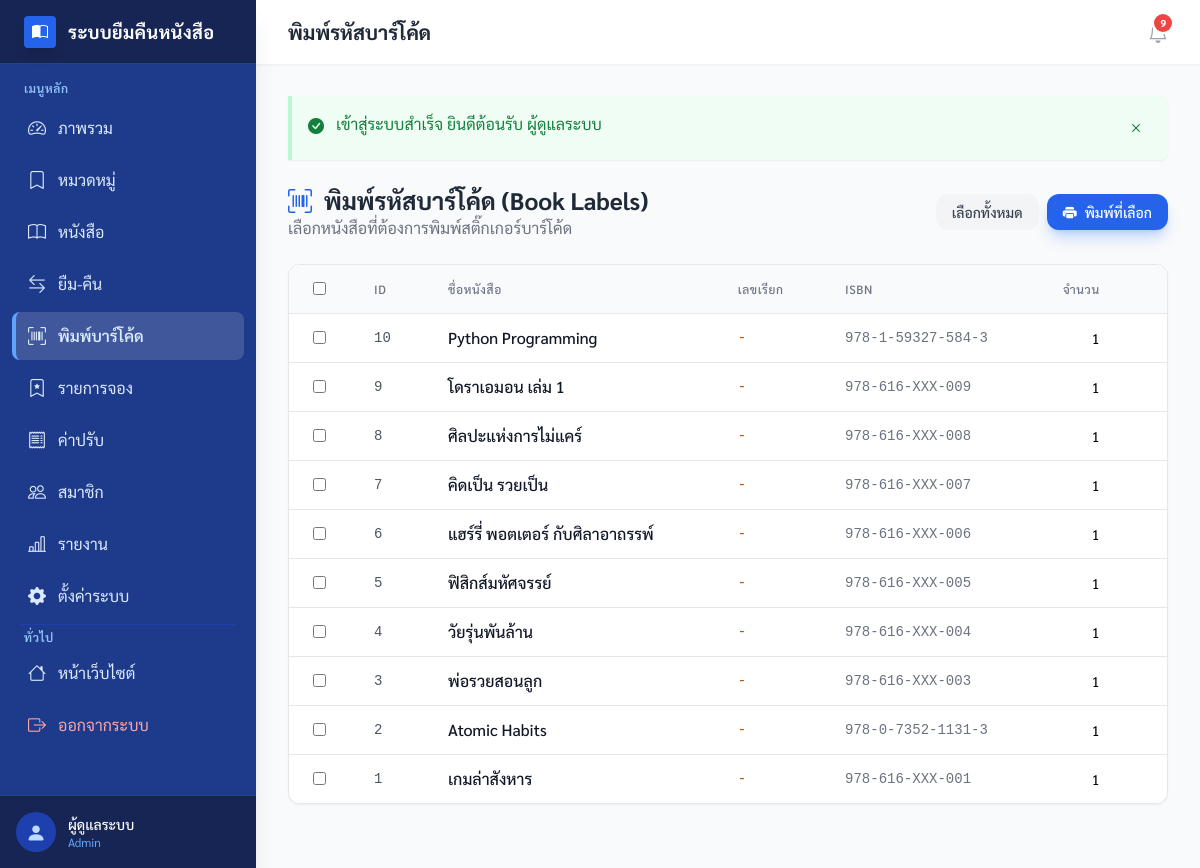
/admin/book_labels.php (signed in), run on the app's committed database.
### tables this page shows
CREATE TABLE IF NOT EXISTS `users` (
    `id` INT AUTO_INCREMENT PRIMARY KEY,
    `name` VARCHAR(100) NOT NULL COMMENT 'ชื่อ-นามสกุล',
    `email` VARCHAR(100) NOT NULL UNIQUE COMMENT 'อีเมล',
    `password` VARCHAR(255) NOT NULL COMMENT 'รหัสผ่าน (bcrypt)',
    `phone` VARCHAR(20) DEFAULT NULL COMMENT 'เบอร์โทรศัพท์',
    `role` ENUM('member', 'admin', 'staff') NOT NULL DEFAULT 'member' COMMENT 'บทบาท',
    `must_change_password` TINYINT(1) NOT NULL DEFAULT 0 COMMENT '1 = ต้องเปลี่ยนรหัสผ่านก่อนใช้งาน (ตั้งตอนนำเข้า/admin สร้างให้)',
    `created_at` DATETIME DEFAULT CURRENT_TIMESTAMP,
    `updated_at` DATETIME DEFAULT CURRENT_TIMESTAMP ON UPDATE CURRENT_TIMESTAMP,
    INDEX `idx_email` (`email`),
    INDEX `idx_role` (`role`)
);

CREATE TABLE IF NOT EXISTS `books` (
    `id` INT AUTO_INCREMENT PRIMARY KEY,
    `title` VARCHAR(200) NOT NULL COMMENT 'ชื่อหนังสือ',
    `author` VARCHAR(100) NOT NULL COMMENT 'ผู้แต่ง',
    `isbn` VARCHAR(20) DEFAULT NULL COMMENT 'รหัส ISBN',
    `call_number` VARCHAR(50) DEFAULT NULL COMMENT 'เลขเรียกหนังสือ — ที่อยู่บนชั้น (รูปแบบอิสระ แต่ละห้องสมุดกำหนดเอง)',
     
     
     
    `search_tokens` TEXT DEFAULT NULL COMMENT 'trigram ของ title+author+isbn+call_number สำหรับ FULLTEXT (สร้างโดย buildSearchTokens())',
    `category_id` INT DEFAULT NULL COMMENT 'หมวดหมู่',
    `description` TEXT DEFAULT NULL COMMENT 'รายละเอียด',
    `copy_notes` TEXT DEFAULT NULL COMMENT 'บันทึกภายในของเจ้าหน้าที่เกี่ยวกับเล่มแต่ละเล่ม (ข้อความอิสระ ระบบไม่ได้ตามรายเล่มให้)',
    `cover_image` VARCHAR(255) DEFAULT NULL COMMENT 'ชื่อไฟล์รูปปก',
    `quantity` INT NOT NULL DEFAULT 1 COMMENT 'จำนวนทั้งหมด',
    `price` DECIMAL(10,2) NULL DEFAULT NULL COMMENT 'ราคาปก — ใช้ตั้งต้นค่าชดใช้ตอนแจ้งหาย (NULL = ยังไม่ระบุ)',
    `available` INT NOT NULL DEFAULT 1 COMMENT 'จำนวนที่ว่าง',
    `is_visible` TINYINT(1) NOT NULL DEFAULT 1 COMMENT 'แสดงให้สาธารณะเห็น',
    `is_reference` TINYINT(1) NOT NULL DEFAULT 0 COMMENT 'หนังสืออ้างอิง — อ่านในห้องสมุดเท่านั้น ยืม/จองไม่ได้',
    `created_at` DATETIME DEFAULT CURRENT_TIMESTAMP,
    `updated_at` DATETIME DEFAULT CURRENT_TIMESTAMP ON UPDATE CURRENT_TIMESTAMP,
    INDEX `idx_available` (`available`),
    INDEX `idx_category` (`category_id`),
    UNIQUE INDEX `uq_isbn` (`isbn`),
     
    INDEX `idx_call_number` (`call_number`),
     
     
    FULLTEXT KEY `ft_books_search` (`search_tokens`),
    FOREIGN KEY (`category_id`) REFERENCES `categories`(`id`) ON DELETE SET NULL ON UPDATE CASCADE,
    CONSTRAINT `chk_books_available_non_negative` CHECK (`available` >= 0),
    CONSTRAINT `chk_books_quantity_gte_available` CHECK (`quantity` >= `available`)
);

### admin/book_labels.php (the view, shortened to what the rows shown need)
<?php
require_once __DIR__ . '/../bootstrap.php';
$bookRepo = new BookRepository(getDB());
$books = $bookRepo->findAllForLabels();
$pageTitle = 'พิมพ์รหัสบาร์โค้ด';
require_once __DIR__ . '/header.php';
?>
<div class="no-print">
    <div class="bg-white rounded-xl shadow-sm border border-gray-200 overflow-hidden mb-8">
        <div class="overflow-x-auto max-h-[600px]">
            <table class="min-w-full divide-y divide-gray-200">
                <thead class="bg-gray-50 sticky top-0 z-10">
                    <tr>
                        <th class="px-6 py-3 text-left w-10">
                            <input type="checkbox" id="checkAll" onclick="toggleAll(this)" class="rounded border-gray-300 text-primary-600 focus:ring-primary-500 cursor-pointer">
                        </th>
                        <th class="px-6 py-3 text-left text-xs font-medium text-gray-500 uppercase tracking-wider">ID</th>
                        <th class="px-6 py-3 text-left text-xs font-medium text-gray-500 uppercase tracking-wider">ชื่อหนังสือ</th>
                        <th class="px-6 py-3 text-left text-xs font-medium text-gray-500 uppercase tracking-wider">เลขเรียก</th>
                        <th class="px-6 py-3 text-left text-xs font-medium text-gray-500 uppercase tracking-wider">ISBN</th>
                        <th class="px-6 py-3 text-left text-xs font-medium text-gray-500 uppercase tracking-wider w-32">จำนวน</th>
                    </tr>
                </thead>
                <tbody class="bg-white divide-y divide-gray-200">
                    <?php foreach ($books as $book): ?>
                        <tr class="hover:bg-gray-50">
                            <td class="px-6 py-3">
                                <input type="checkbox" name="book_ids[]" value="<?= $book['id'] ?>" data-title="<?= e($book['title']) ?>" data-isbn="<?= e($book['isbn'] ?? $book['id']) ?>" data-call="<?= e($book['call_number'] ?? '') ?>"
                                       class="book-checkbox rounded border-gray-300 text-primary-600 focus:ring-primary-500 cursor-pointer">
                            </td>
                            <td class="px-6 py-3 font-mono text-sm text-gray-600"><?= $book['id'] ?></td>
                            <td class="px-6 py-3 font-medium text-gray-900"><?= e($book['title']) ?></td>
                            <td class="px-6 py-3 font-mono text-sm text-amber-700"><?= e($book['call_number'] ?? '-') ?></td>
                            <td class="px-6 py-3 font-mono text-sm text-gray-500"><?= e($book['isbn'] ?? '-') ?></td>
                            <td class="px-6 py-3">
                                <input type="number" name="qty[<?= $book['id'] ?>]" value="1" min="1" max="100"
                                       class="w-20 text-center rounded-lg border-gray-300 text-sm focus:ring-primary-500 focus:border-primary-500">
                            </td>
                        </tr>
                    <?php endforeach; ?>
                </tbody>
            </table>
        </div>
    </div>
</div>
<?php require_once __DIR__ . '/footer.php'; ?>

### admin/header.php (shortened to what the rows shown need)
<?php
require_once __DIR__ . '/../includes/functions.php';
$user = getCurrentUser();
?>
<!DOCTYPE html>
<html lang="th">
<head>
    <link href="<?= APP_URL ?>/assets/vendor/fonts/sarabun.css" rel="stylesheet">
    <link rel="stylesheet" href="<?= APP_URL ?>/assets/vendor/bootstrap-icons/bootstrap-icons.css">
    <script src="<?= APP_URL ?>/assets/vendor/tailwind/tailwind.js"></script>
</head>
<body class="bg-gray-100 font-sans antialiased h-screen flex overflow-hidden">
    <aside class="w-64 bg-primary-900 text-white flex-shrink-0 hidden md:flex flex-col shadow-xl z-20">
        <div class="p-4 border-t border-primary-800 bg-primary-950">
            <div class="flex items-center gap-3">
                <div>
                    <p class="text-sm font-medium text-white"><?= e($user['name']) ?></p>
                    <p class="text-xs text-primary-400"><?= ucfirst($user['role']) ?></p>
                </div>
            </div>
        </div>
    </aside>
    <div class="flex-1 flex flex-col min-w-0 overflow-hidden">
        <header class="bg-white shadow-sm h-16 flex items-center justify-between px-8 z-10 hidden md:flex">
            <h2 class="text-xl font-bold text-gray-800"><?= $pageTitle ?? 'Admin Panel' ?></h2>
        </header>
        <main class="flex-1 overflow-y-auto bg-gray-50 p-6 md:p-8">
            <div class="max-w-7xl mx-auto">

### data on the page
users: name "ผู้ดูแลระบบ", role "Admin"
books: id "10", title "Python Programming", call_number "-", isbn "978-1-59327-584-3"
books: id "9", title "โดราเอมอน เล่ม 1", call_number "-", isbn "978-616-XXX-009"
books: id "8", title "ศิลปะแห่งการไม่แคร์", call_number "-", isbn "978-616-XXX-008"
books: id "7", title "คิดเป็น รวยเป็น", call_number "-", isbn "978-616-XXX-007"
books: id "6", title "แฮร์รี่ พอตเตอร์ กับศิลาอาถรรพ์", call_number "-", isbn "978-616-XXX-006"
books: id "5", title "ฟิสิกส์มหัศจรรย์", call_number "-", isbn "978-616-XXX-005"
books: id "4", title "วัยรุ่นพันล้าน", call_number "-", isbn "978-616-XXX-004"
books: id "3", title "พ่อรวยสอนลูก", call_number "-", isbn "978-616-XXX-003"
books: id "2", title "Atomic Habits", call_number "-", isbn "978-0-7352-1131-3"
books: id "1", title "เกมล่าสังหาร", call_number "-", isbn "978-616-XXX-001"

### other printed values
APP_NAME "ระบบยืมคืนหนังสือ"
$pageTitle "พิมพ์รหัสบาร์โค้ด"
$bellTotal "9"
$content "เข้าสู่ระบบสำเร็จ ยินดีต้อนรับ ผู้ดูแลระบบ"
